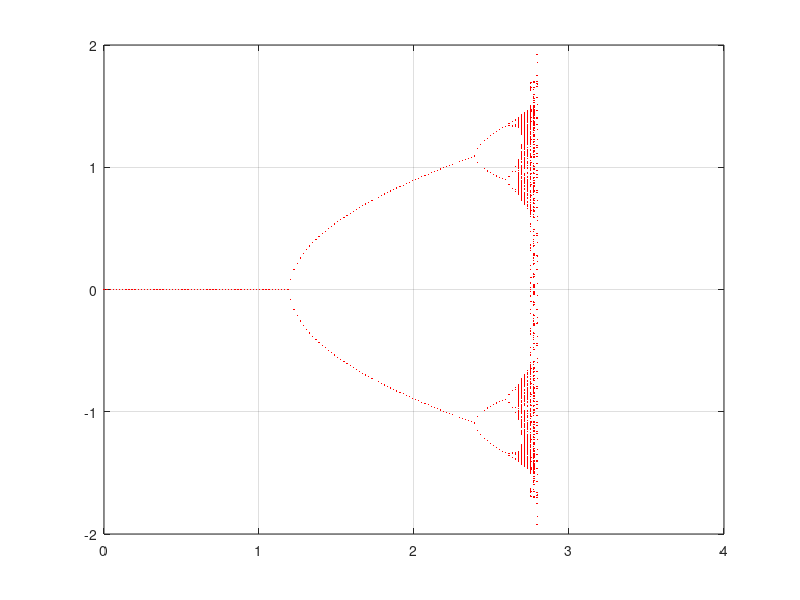

This chart was generated by the following MATLAB code: (Note: this script raises an error after producing the figure.)
%% perform sweep (vectorised)

ItTrans = 200;
NPoints = 200;
NPars   = 200;
aint    = [0 4]; %[2.3 2.8];
xint    = [-2 2]; %[-1.6 -0.5];
%  p = [a b]
f  = @(x,p) [ x(2,:) ; -p(2,:).*x(1,:)+p(1,:).*x(2,:)-x(2,:).^3 ];

a  = linspace(aint(1),aint(2),NPars);
a  = [a a];
x0 = [-0.1*ones(2,NPars) 0.1*ones(2,NPars)];
clear xx pp
xx(:,:,1) = x0;
pp(:,:,1) = [ a ; 0.2*ones(1,2*NPars) ];

for i=2:NPoints
  xx(:,:,i) = f(xx(:,:,i-1),pp(:,:,i-1));
  pp(:,:,i) = pp(:,:,i-1);
end

xx = reshape(xx, 2, 2*NPars*NPoints);
pp = reshape(pp, 2, 2*NPars*NPoints);
for i=1:ItTrans
  xx = f(xx,pp);
  plot(pp(1,:), xx(1,:), 'r.','MarkerSize', 1);
  axis([aint xint]);
  grid on
  drawnow
end

%% compute first branch
%  p = [a b]
f  = @(x,p) [ x(2) ; -p(2)*x(1)+p(1)*x(2)-x(2)^3 ];

opts = [];

opts = coco_set(opts, 'cont', 'ItMX', 50);

opts = coco_set(opts, 'curve', 'LP', 1);
opts = coco_set(opts, 'curve', 'BP', 1);
opts = coco_set(opts, 'curve', 'ParNames', {'a' 'b'});
% opts = coco_set(opts, 'cont', 'LogLevel', 1);

% contpars = {'a'};
% contpars = {'a' 'test_LP' 'test_BP'};
contpars = {'a' 'POSym' 'PRCnd'};

bd1 = coco(opts,'1' , 'curve','isol','sol',f,[0;0],[1;0.2], contpars,[0 4]);
hold on
plot_bd(bd1)
hold off
drawnow

%% switch to second branch

labs = coco_bd_labs(bd1, 'BP');
% opts = coco_set(opts, 'curve', 'switch', 3);

bd2 = coco(opts,'2' , 'curve','BP','sol','1',labs(1) , contpars,[0 4]);
hold on
plot_bd(bd2)
hold off

%% compute period-doubled sequence

bd3  = bd2;
opts = coco_set(opts, 'curve', 'LP', 0);
opts = coco_set(opts, 'curve', 'BP', 0);
opts = coco_set(opts, 'curve', 'PD', 2);
opts = coco_set(opts, 'curve', 'switch', 2);
opts = coco_set(opts, 'cont', 'NPR', 10);
opts = coco_set(opts, 'cont', 'ItMX', 100);
% opts = coco_set(opts, 'cont', 'LogLevel', 1);

h0 = [0.1 0.01 0.0005 0.00001 0.00004 0.00001 0.000002];
for i=1:7
  labs = coco_bd_labs(bd3, 'PD');
  run  = sprintf('%d', i+2);
  rrun = sprintf('%d', i+1);
  opts = coco_set(opts, 'cont', 'h0',    h0(i));
  opts = coco_set(opts, 'cont', 'h_max', h0(i)*10);
  opts = coco_set(opts, 'cont', 'h_min', h0(i)/10);
  bd3 = coco(opts,run , 'curve','PD','sol',rrun,labs(1) , contpars,[0 4]);
  hold on
  plot_bd(bd3)
  hold off
end
